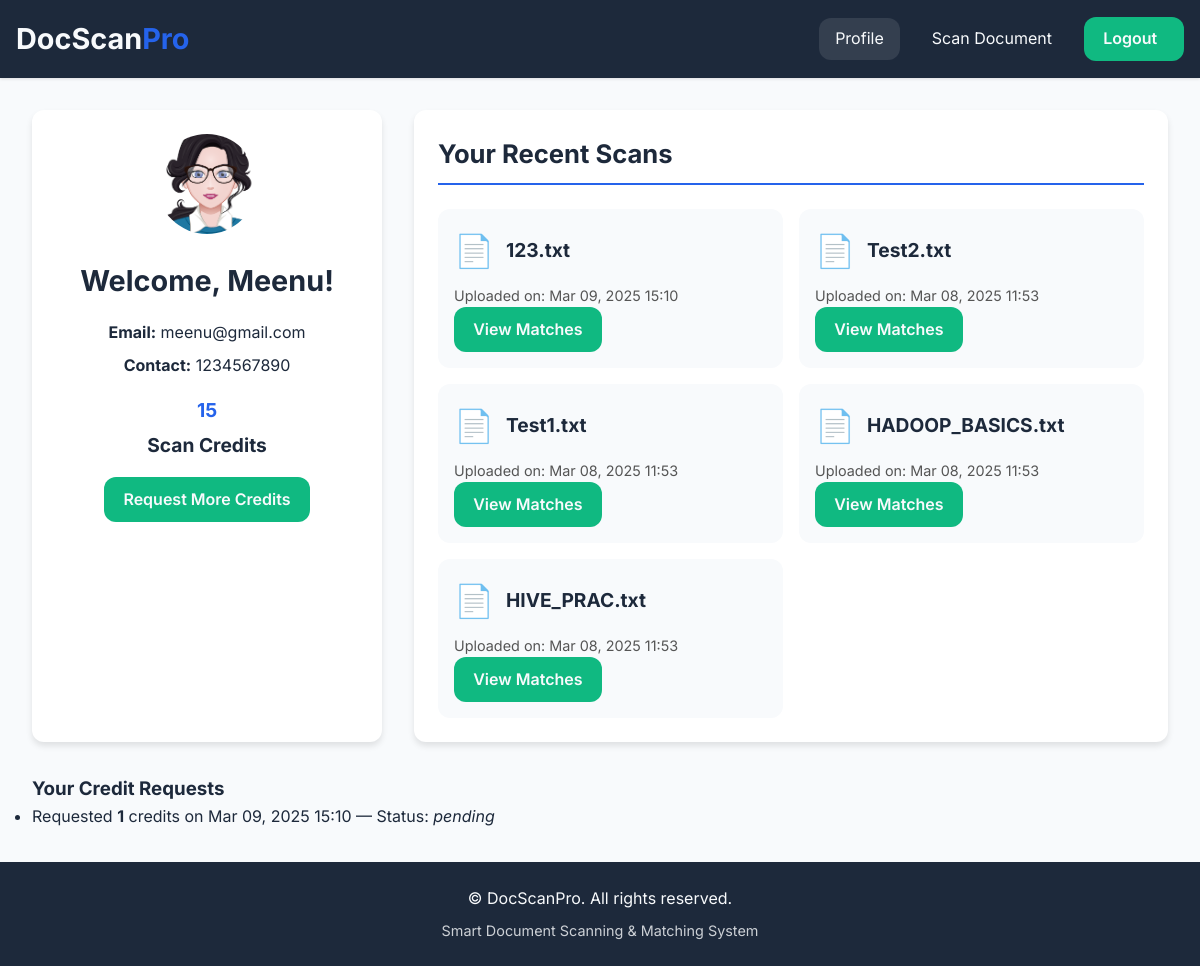
Page /profile (signed in) on the committed database.
### tables this page shows
CREATE TABLE users (
            id INTEGER PRIMARY KEY AUTOINCREMENT,
            name TEXT NOT NULL,
            email TEXT UNIQUE NOT NULL,
            contact TEXT NOT NULL,
            password_hash TEXT NOT NULL,
            gender TEXT DEFAULT 'others',
            role TEXT DEFAULT 'user',
            credits INTEGER DEFAULT 20,
            last_reset DATE DEFAULT CURRENT_DATE
        );

CREATE TABLE documents (
            id INTEGER PRIMARY KEY AUTOINCREMENT,
            user_id INTEGER NOT NULL,
            filename TEXT NOT NULL,
            original_filename TEXT,
            content TEXT NOT NULL,
            upload_date DATETIME DEFAULT CURRENT_TIMESTAMP,
            FOREIGN KEY (user_id) REFERENCES users (id) ON DELETE CASCADE
        );

CREATE TABLE credit_requests (
            id INTEGER PRIMARY KEY AUTOINCREMENT,
            user_id INTEGER NOT NULL,
            requested_credits INTEGER NOT NULL,
            status TEXT DEFAULT 'pending',
            request_date DATETIME DEFAULT CURRENT_TIMESTAMP,
            FOREIGN KEY (user_id) REFERENCES users (id) ON DELETE CASCADE
        );

### blueprints/documents.py (the view)
@doc_bp.route('/profile')
def profile():
    if 'user_id' not in session:
        flash('Please log in to access your profile.', 'error')
        return redirect('/auth/login')
    conn = get_db_connection()
    cursor = conn.cursor()
    cursor.execute('SELECT * FROM users WHERE id = ?', (session['user_id'],))
    user = cursor.fetchone()
    cursor.execute('SELECT * FROM documents WHERE user_id = ? ORDER BY upload_date DESC', (session['user_id'],))
    documents = cursor.fetchall()
    cursor.execute('SELECT * FROM credit_requests WHERE user_id = ? ORDER BY request_date DESC', (session['user_id'],))
    credit_requests = cursor.fetchall()
    conn.close()
    return render_template('profile.html', user=user, documents=documents, credit_requests=credit_requests)

### app.py (called while the page is built)
@app.template_filter('file_icon')
def file_icon_filter(filename):
    ext = filename.split('.')[-1].lower()
    icons = {
        'txt': '📄', 'csv': '📊'
    }
    return icons.get(ext, '📁')

@app.template_filter('datetimeformat')
def datetime_format(value, format='%b %d, %Y %H:%M'):
    if not value:
        return ""
    if isinstance(value, str):
        try:
            value = datetime.fromisoformat(value)
        except Exception:
            return value
    return value.strftime(format)

@app.after_request
def add_security_headers(response):
    response.headers['Strict-Transport-Security'] = 'max-age=31536000; includeSubDomains'
    response.headers['X-Content-Type-Options'] = 'nosniff'
    response.headers['X-Frame-Options'] = 'DENY'
    response.headers['X-XSS-Protection'] = '1; mode=block'
    response.headers['Content-Security-Policy'] = "default-src 'self' 'unsafe-inline' https://fonts.googleapis.com https://fonts.gstatic.com"
    return response

### blueprints/documents.py (called while the page is built)
def get_db_connection():
    conn = sqlite3.connect('database.db')
    conn.row_factory = sqlite3.Row
    return conn

### templates/profile.html (shortened to what this page needs)
{% extends "base.html" %}
{% block content %}
<div class="profile-dashboard fade-in">
  <div class="user-card card">
    <div class="user-header">
      {% if user.gender == 'male' %}
        <img src="{{ url_for('static', filename='maleAvtar.png') }}" alt="Male Avatar" class="avatar">
      {% elif user.gender == 'female' %}
        <img src="{{ url_for('static', filename='femaleAvtar.png') }}" alt="Female Avatar" class="avatar">
      {% else %}
        <img src="{{ url_for('static', filename='others.png') }}" alt="Default Avatar" class="avatar">
      {% endif %}
      <h2>Welcome, {{ user.name }}!</h2>
    </div>
    <div class="user-details">
      <p><strong>Email:</strong> {{ user.email }}</p>
      <p><strong>Contact:</strong> {{ user.contact }}</p>
      <div class="credit-info">
        {% if session.role == 'admin' %}
          <span class="credit-number">Unlimited</span>
          <span class="credit-text">Scan Credits</span>
        {% else %}
          <span class="credit-number">{{ user.credits }}</span>
          <span class="credit-text">Scan Credits</span>
        {% endif %}
      </div>
      {% if session.role != 'admin' %}
        <a href="/credits/request" class="btn btn-secondary">Request More Credits</a>
      {% endif %}
    </div>
  </div>
  <div class="scans-card card">
    <h3>Your Recent Scans</h3>
    {% if documents %}
      <div class="scans-grid">
        {% for doc in documents %}
          <div class="scan-item">
            <div class="scan-header">
              <span class="file-icon">{{ doc.filename|file_icon }}</span>
              <h4>{{ (doc.original_filename or doc.filename)|truncate(25) }}</h4>
            </div>
            <div class="scan-meta">
              <p>Uploaded on: {{ doc.upload_date|datetimeformat }}</p>
              <a href="/matches/{{ doc.id }}" class="btn btn-secondary">View Matches</a>
            </div>
          </div>
        {% endfor %}
      </div>
    {% else %}
      <div class="no-scans">
        <p>You haven't scanned any documents yet.</p>
      </div>
    {% endif %}
  </div>
  <div class="requests-card card">
    <h3>Your Credit Requests</h3>
    {% if credit_requests %}
      <ul class="requests-list">
        {% for req in credit_requests %}
          <li>
            Requested <strong>{{ req.requested_credits }}</strong> credits on
            {{ req.request_date|datetimeformat }} — Status: <em>{{ req.status }}</em>
          </li>
        {% endfor %}
      </ul>
    {% else %}
      <p>No credit requests made.</p>
    {% endif %}
  </div>
</div>
{% endblock %}

### static/style.css (style rules this page uses)
:root { --primary: #2563eb; --primary-hover: #1d4ed8; --secondary: #10b981; --secondary-hover: #059669; --accent: #f59e0b; --dark: #1d293b; --light: #f8fafc; --background: #ffffff; --success: #10b981; --error: #ef4444; --warning: #f59e0b; --radius: 12px; --shadow-sm: 0 1px 3px rgba(0,0,0,0.12); --shadow-md: 0 4px 6px rgba(0,0,0,0.1); --shadow-lg: 0 10px 15px rgba(0,0,0,0.1); --transition: all 0.3s cubic-bezier(0.4, 0, 0.2, 1); }
* { margin: 0; padding: 0; box-sizing: border-box; }
body { font-family: 'Inter', system-ui, sans-serif; background: var(--light); color: var(--dark); line-height: 1.6; }
.btn { padding: 0.6rem 1.2rem; border: none; border-radius: var(--radius); cursor: pointer; font-weight: 600; transition: var(--transition); text-decoration: none; display: inline-block; }
.btn-secondary { background: var(--secondary); color: var(--light); }
.fade-in { animation: fadeIn 0.5s ease-out; }
.file-icon { font-size: 2rem; }
.profile-dashboard { display: flex; flex-wrap: wrap; gap: 2rem; max-width: 1200px; margin: 2rem auto; padding: 0 1rem; }
.user-card { flex: 1 1 300px; max-width: 350px; background: #fff; border-radius: var(--radius); box-shadow: var(--shadow-md); padding: 1.5rem; text-align: center; }
.user-card .user-header { margin-bottom: 1rem; }
.user-card .avatar { width: 100px; height: 100px; border-radius: 50%; object-fit: cover; margin-bottom: 1rem; }
.user-card h2 { font-size: 1.8rem; margin-bottom: 0.5rem; }
.user-details p { margin: 0.5rem 0; font-size: 1rem; }
.credit-info { margin: 1rem 0; font-size: 1.2rem; font-weight: bold; }
.credit-info .credit-number { color: var(--primary); display: block; margin-bottom: 0.3rem; }
.scans-card { flex: 2 1 600px; background: #fff; border-radius: var(--radius); box-shadow: var(--shadow-md); padding: 1.5rem; }
.scans-card h3 { margin-bottom: 1.5rem; font-size: 1.6rem; border-bottom: 2px solid var(--primary); padding-bottom: 0.5rem; }
.scans-grid { display: grid; grid-template-columns: repeat(auto-fill, minmax(280px, 1fr)); gap: 1rem; }
.scan-item { background: #f8fafc; border-radius: var(--radius); padding: 1rem; transition: var(--transition); }
.scan-header { display: flex; align-items: center; gap: 0.75rem; margin-bottom: 0.5rem; }
.scan-header .file-icon { font-size: 2rem; }
.scan-header h4 { font-size: 1.2rem; margin: 0; flex-grow: 1; }
.scan-meta p { font-size: 0.9rem; color: #555; }
.btn { padding: 0.6rem 1.2rem; min-width: 100px; border: none; border-radius: var(--radius); cursor: pointer; font-weight: 600; transition: var(--transition); text-decoration: none; display: inline-block; }

### rows in the picture
users: name "Meenu", email "meenu@gmail.com", contact "1234567890", credits "15"
documents: filename|file_icon "📄", original_filename "123.txt", upload_date "Mar 09, 2025 15:10"
documents: filename|file_icon "📄", original_filename "Test2.txt", upload_date "Mar 08, 2025 11:53"
documents: filename|file_icon "📄", original_filename "Test1.txt", upload_date "Mar 08, 2025 11:53"
documents: filename|file_icon "📄", original_filename "HADOOP_BASICS.txt", upload_date "Mar 08, 2025 11:53"
documents: filename|file_icon "📄", original_filename "HIVE_PRAC.txt", upload_date "Mar 08, 2025 11:53"
credit_requests: requested_credits "1", request_date "Mar 09, 2025 15:10", status "pending"
